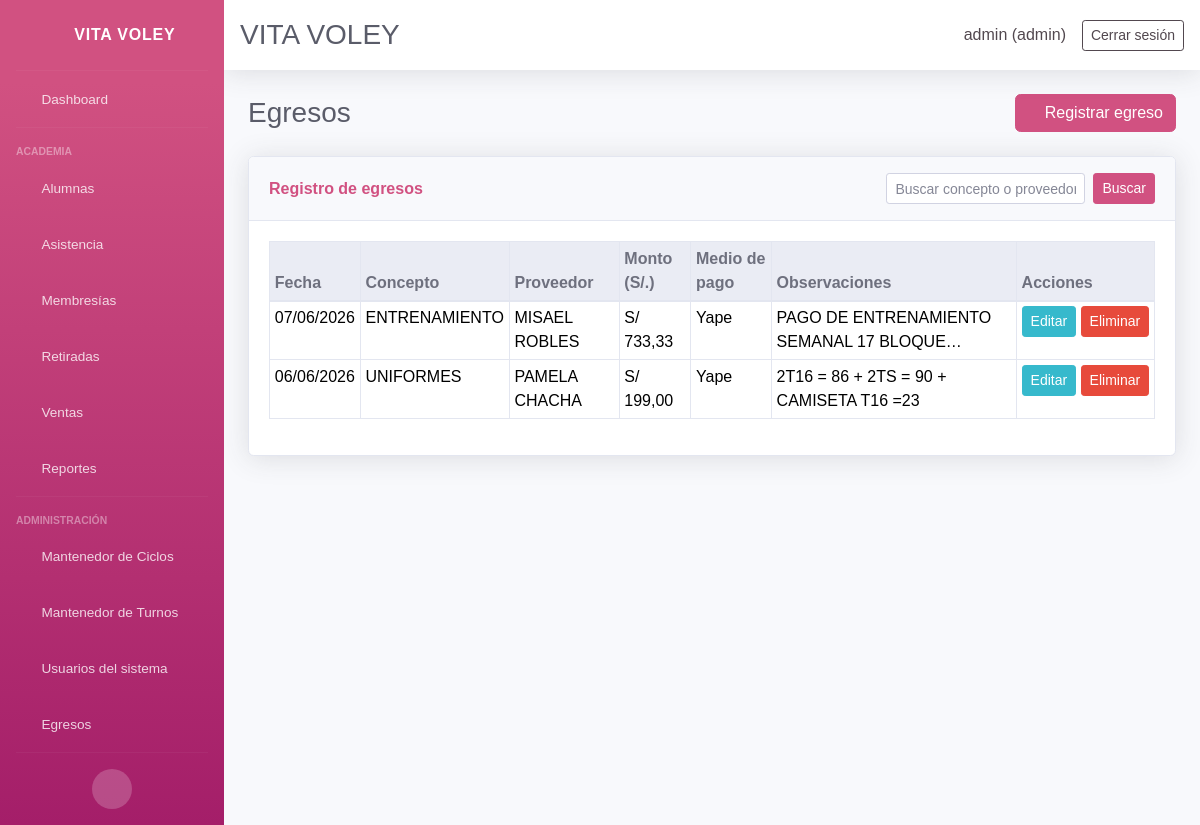
Page /expenses/ (signed in) on the earlier database version.
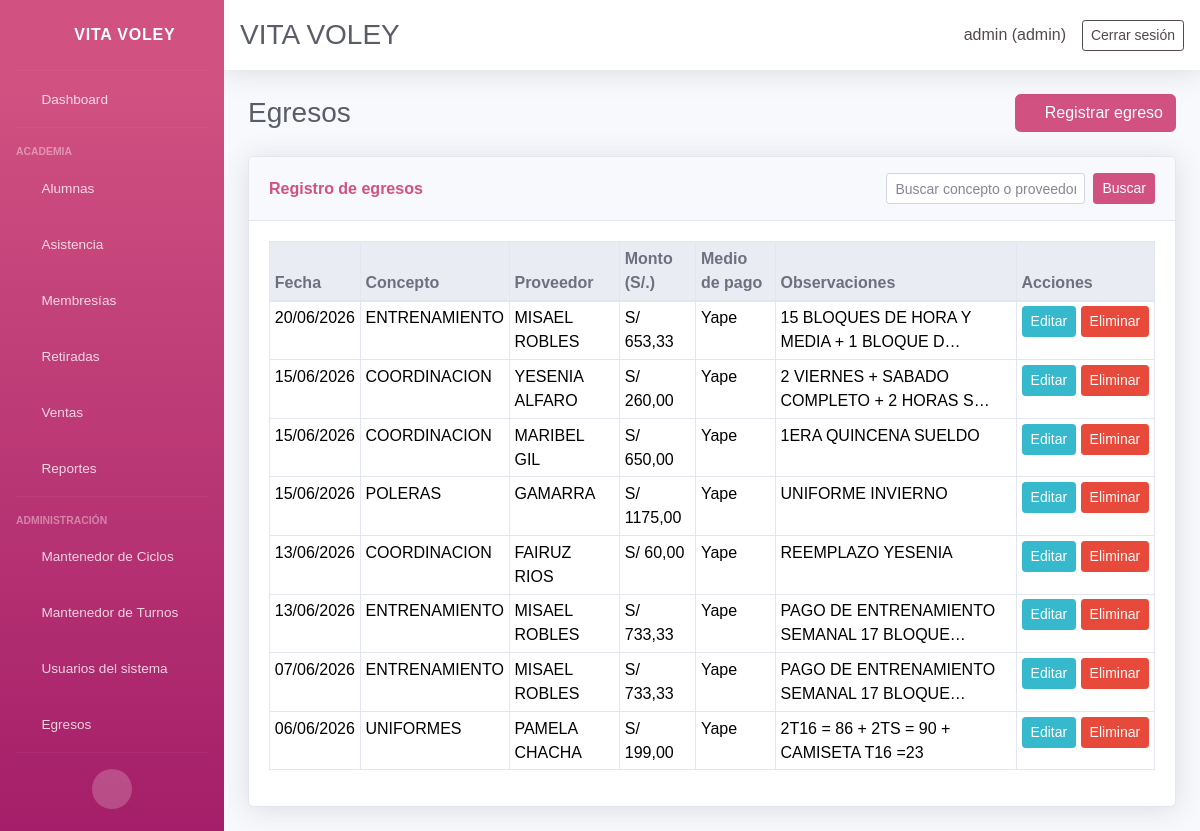
Same page on the later database version.
### core/models.py (models this page shows, shortened)
class Expense(models.Model):
    date = models.DateField(default=timezone.now, verbose_name='Fecha')
    concept = models.CharField(max_length=200, verbose_name='Concepto')
    provider = models.CharField(max_length=200, blank=True, verbose_name='Proveedor')
    amount = models.DecimalField(max_digits=10, decimal_places=2, verbose_name='Monto (S/.)')
    payment_method = models.CharField(
        max_length=20,
        choices=PAYMENT_METHOD_CHOICES,
        default='efectivo',
        verbose_name='Medio de pago',
    )
    observations = models.TextField(blank=True, verbose_name='Observaciones')
    created_at = models.DateTimeField(auto_now_add=True)
    updated_at = models.DateTimeField(auto_now=True)
    class Meta:
        ordering = ['-date', '-created_at']
        verbose_name = 'Egreso'
        verbose_name_plural = 'Egresos'

### core/views_expenses.py (the view)
# urls.py: path('expenses/', views_expenses.expense_list, name='expenses_list'),
@login_required(login_url='login')
def expense_list(request):
    admin_redirect = _ensure_admin(request)
    if admin_redirect:
        return admin_redirect
    query = request.GET.get('q', '').strip()
    expenses = _expenses_queryset(query)
    show_create = request.GET.get('create') == '1'
    form = None
    if request.method == 'POST':
        show_create = True
        form = ExpenseForm(request.POST)
        if form.is_valid():
            form.save()
            return redirect('expenses_list')
    elif show_create:
        form = ExpenseForm()
    return render(request, 'core/expenses.html', {
        'expenses': expenses,
        'query': query,
        'form': form,
        'create_mode': show_create,
    })

### core/context_processors.py (called while the page is built, shortened)
def user_role_context(request):
    user_role = None
    is_admin = False
    is_secretary = False
    if request.user.is_authenticated:
        if request.user.is_superuser:
            user_role = 'admin'
            is_admin = True
    return {
        'user_role': user_role,
        'is_admin': is_admin,
        'is_secretary': is_secretary,
    }

### core/views.py (called while the page is built)
def get_user_role(user):
    if not user.is_authenticated:
        return None
    if user.is_superuser:
        return 'admin'
    profile = getattr(user, 'userprofile', None)
    if profile is not None:
        return profile.role
    return 'secretary'

def _ensure_admin(request):
    if get_user_role(request.user) != 'admin':
        return redirect('dashboard')

### core/views_expenses.py (called while the page is built)
def _expenses_queryset(query=''):
    qs = Expense.objects.all()
    if query:
        qs = qs.filter(
            Q(concept__icontains=query)
            | Q(provider__icontains=query)
            | Q(observations__icontains=query)
        )
    return qs.order_by('-date', '-created_at')

### core/templates/core/expenses.html (shortened to what this page needs)
{% extends 'core/base.html' %}
{% block content %}
<div class="d-sm-flex align-items-center justify-content-between mb-4">
    <h1 class="h3 mb-0 text-gray-800">Egresos</h1>
    {% if not edit_mode %}
    <a class="btn btn-primary" href="{% url 'expenses_list' %}?create=1"><i class="fas fa-plus"></i> Registrar egreso</a>
    {% endif %}
</div>
<div class="card shadow mb-4">
    <div class="card-header py-3 d-flex flex-wrap align-items-center justify-content-between">
        <h6 class="m-0 font-weight-bold text-primary">Registro de egresos</h6>
        <form method="get" class="form-inline mt-2 mt-md-0">
            <input type="text" name="q" value="{{ query }}" class="form-control form-control-sm mr-2 mb-2 mb-md-0" placeholder="Buscar concepto o proveedor">
            <button type="submit" class="btn btn-sm btn-primary mb-2 mb-md-0">Buscar</button>
        </form>
    </div>
    <div class="card-body">
        <div class="table-responsive">
            <table class="table table-bordered table-sm">
                <thead class="thead-light">
                    <tr>
                        <th>Fecha</th>
                        <th>Concepto</th>
                        <th>Proveedor</th>
                        <th>Monto (S/.)</th>
                        <th>Medio de pago</th>
                        <th>Observaciones</th>
                        <th>Acciones</th>
                    </tr>
                </thead>
                <tbody>
                    {% for item in expenses %}
                    <tr>
                        <td>{{ item.date|date:"d/m/Y" }}</td>
                        <td>{{ item.concept }}</td>
                        <td>{{ item.provider|default:"—" }}</td>
                        <td>S/ {{ item.amount|floatformat:2 }}</td>
                        <td>{{ item.get_payment_method_display }}</td>
                        <td>{{ item.observations|default:"—"|truncatechars:40 }}</td>
                        <td class="text-nowrap">
                            <a class="btn btn-sm btn-info" href="{% url 'expense_edit' item.id %}">Editar</a>
                            <form method="post" action="{% url 'expense_delete' item.id %}" class="d-inline" onsubmit="return confirm('¿Eliminar este egreso?');">
                                <button type="submit" class="btn btn-sm btn-danger">Eliminar</button>
                            </form>
                        </td>
                    </tr>
                    {% empty %}
                    <tr><td colspan="7" class="text-center text-muted">No hay egresos registrados.</td></tr>
                    {% endfor %}
                </tbody>
            </table>
        </div>
    </div>
</div>
{% endblock %}

### core/templates/core/base.html (shortened to what this page needs)
{% load static %}
<!DOCTYPE html>
<html lang="es">
<head>
    <link href="{% static 'vendor/fontawesome-free/css/all.min.css' %}" rel="stylesheet" type="text/css">
    <link href="{% static 'vendor/bootstrap/css/bootstrap.min.css' %}" rel="stylesheet" type="text/css">
    <link href="{% static 'css/sb-admin-2.min.css' %}" rel="stylesheet">
</head>
<body id="page-top">
<div id="wrapper">
    {% if user.is_authenticated %}
        {% include 'core/panel.html' %}
        <div id="content-wrapper" class="d-flex flex-column">
            <div id="content">
                {% include 'core/header.html' %}
                <div class="container-fluid">
    {% else %}
                <div class="container py-4">
    {% endif %}
                    {% block content %}{% endblock %}
    {% if user.is_authenticated %}
                </div>
            </div>
        </div>
    {% else %}
                </div>
    {% endif %}
</div>
</body>
</html>

### core/templates/core/panel.html (shortened to what this page needs)
<ul class="navbar-nav bg-gradient-primary sidebar sidebar-dark accordion" id="accordionSidebar">
    <a class="sidebar-brand d-flex align-items-center justify-content-center" href="{% url 'dashboard' %}">
        <div class="sidebar-brand-icon rotate-n-15">
            <i class="fas fa-volleyball-ball"></i>
        </div>
        <div class="sidebar-brand-text mx-3">VITA VOLEY</div>
    </a>
    <hr class="sidebar-divider my-0">
    <li class="nav-item">
        <a class="nav-link" href="{% url 'dashboard' %}">
            <i class="fas fa-fw fa-tachometer-alt"></i>
            <span>Dashboard</span>
        </a>
    </li>
    <hr class="sidebar-divider">
    <div class="sidebar-heading">Academia</div>
    <li class="nav-item">
        <a class="nav-link" href="{% url 'students_list' %}">
            <i class="fas fa-fw fa-users"></i>
            <span>Alumnas</span>
        </a>
    </li>
    <li class="nav-item">
        <a class="nav-link" href="{% url 'attendance' %}">
            <i class="fas fa-fw fa-calendar-check"></i>
            <span>Asistencia</span>
        </a>
    </li>
    <li class="nav-item">
        <a
            class="nav-link collapsed"
            href="#"
            data-toggle="collapse"
            data-target="#collapseMemberships"
            data-bs-toggle="collapse"
            data-bs-target="#collapseMemberships"
            role="button"
            aria-expanded="false"
            aria-controls="collapseMemberships"
        >
            <i class="fas fa-fw fa-id-card"></i>
            <span>Membresías</span>
        </a>
    </li>
    <li class="nav-item">
        <a class="nav-link" href="{% url 'retired_list' %}">
            <i class="fas fa-fw fa-user-slash"></i>
            <span>Retiradas</span>
        </a>
    </li>
    <li class="nav-item">
        <a class="nav-link" href="{% url 'sales_list' %}">
            <i class="fas fa-fw fa-shopping-bag"></i>
            <span>Ventas</span>
        </a>
    </li>
    <li class="nav-item">
        <a class="nav-link" href="{% url 'reports' %}">
            <i class="fas fa-fw fa-file-download"></i>
            <span>Reportes</span>
        </a>
    </li>
    {% if is_admin %}
    <hr class="sidebar-divider">
    <div class="sidebar-heading">Administración</div>
    <li class="nav-item">
        <a class="nav-link" href="{% url 'cycles_list' %}">
            <i class="fas fa-fw fa-layer-group"></i>
            <span>Mantenedor de Ciclos</span>
        </a>
    </li>
    <li class="nav-item">
        <a class="nav-link" href="{% url 'shifts_list' %}">
            <i class="fas fa-fw fa-exchange-alt"></i>
            <span>Mantenedor de Turnos</span>
        </a>
    </li>
    <li class="nav-item">
        <a class="nav-link" href="{% url 'users_list' %}">
            <i class="fas fa-fw fa-user-cog"></i>
            <span>Usuarios del sistema</span>
        </a>
    </li>
    <li class="nav-item">
        <a class="nav-link" href="{% url 'expenses_list' %}">
            <i class="fas fa-fw fa-file-invoice-dollar"></i>
            <span>Egresos</span>
        </a>
    </li>
    {% endif %}
    <hr class="sidebar-divider d-none d-md-block">
    <div class="text-center d-none d-md-inline">
        <button class="rounded-circle border-0" id="sidebarToggle"></button>
    </div>
</ul>

### core/templates/core/header.html (shortened to what this page needs)
<nav class="navbar navbar-expand navbar-light bg-white topbar mb-4 static-top shadow">
    <div class="d-flex align-items-center w-100 justify-content-between">
        <h1 class="h3 mb-0 text-gray-800">VITA VOLEY</h1>
        {% if user.is_authenticated %}
        <div class="d-flex align-items-center">
            <span class="mr-3 text-secondary">{{ request.user.username }} ({{ user_role|default:'Usuario' }})</span>
            <a href="{% url 'logout' %}" class="btn btn-sm btn-outline-secondary">Cerrar sesión</a>
        </div>
        {% endif %}
    </div>
</nav>

Differences in the rows shown:
added Expense: date "20/06/2026", concept "ENTRENAMIENTO", provider "MISAEL ROBLES", amount "653,33", payment_method "Yape", observations "15 BLOQUES DE HORA Y MEDIA + 1 BLOQUE D…"
added Expense: date "15/06/2026", concept "COORDINACION", provider "YESENIA ALFARO", amount "260,00", payment_method "Yape", observations "2 VIERNES + SABADO COMPLETO + 2 HORAS S…"
added Expense: date "15/06/2026", concept "COORDINACION", provider "MARIBEL GIL", amount "650,00", payment_method "Yape", observations "1ERA QUINCENA SUELDO"
added Expense: date "15/06/2026", concept "POLERAS", provider "GAMARRA", amount "1175,00", payment_method "Yape", observations "UNIFORME INVIERNO"
added Expense: date "13/06/2026", concept "COORDINACION", provider "FAIRUZ RIOS", amount "60,00", payment_method "Yape", observations "REEMPLAZO YESENIA"
added Expense: date "13/06/2026", concept "ENTRENAMIENTO", provider "MISAEL ROBLES", amount "733,33", payment_method "Yape", observations "PAGO DE ENTRENAMIENTO SEMANAL 17 BLOQUE…"
